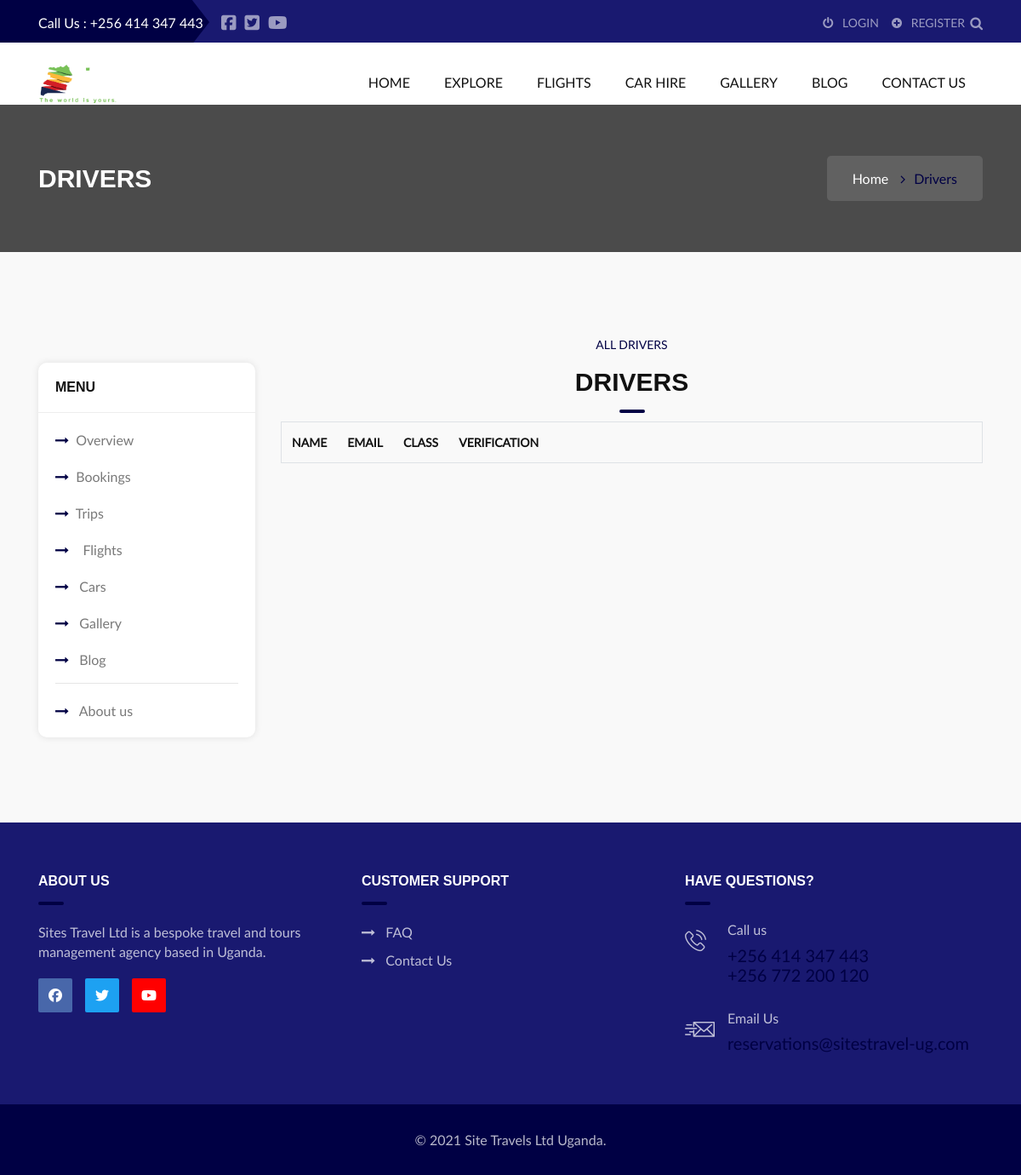
Page /drivers on the earlier database version.
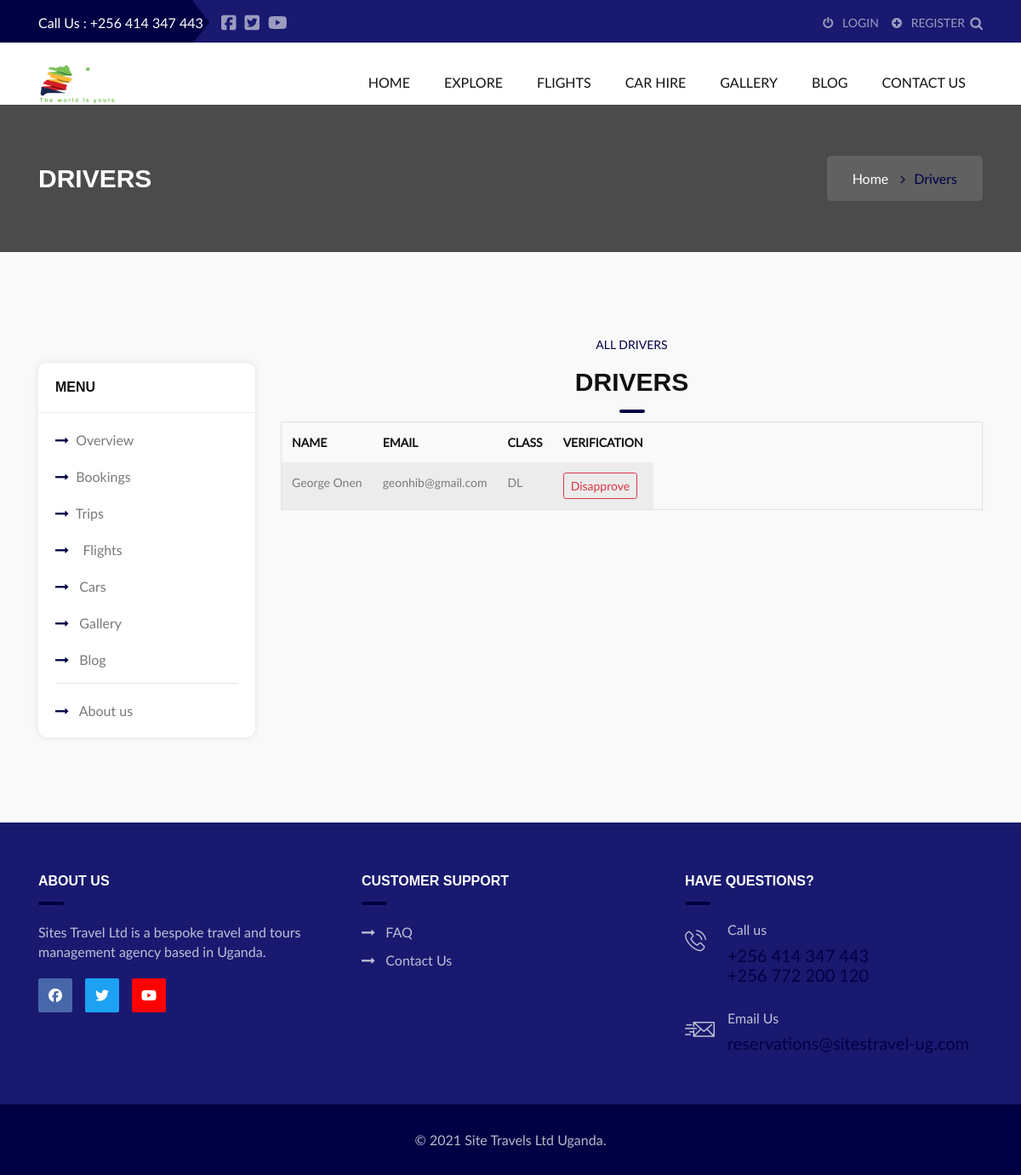
Same page on the later database version.
### myapp/models.py (models this page shows, shortened)
class Driver(models.Model):
    user = models.ForeignKey(User, models.CASCADE)
    full_name = models.CharField(max_length=50)
    permit_class = models.CharField(max_length=100, default="DL")
    permit = models.FileField(upload_to="permits")
    photo = models.ImageField(upload_to="cars")
    verified = models.BooleanField(default=False)

### accounts/models.py (models this page shows)
class CustomUser(AbstractUser):
    def __str__(self):
        return self.email

### myapp/views.py (the view)
# urls.py: path('drivers', views.drivers, name='drivers'),
def drivers(request):
    drivers = Driver.objects.all()
    context = {
        'drivers': drivers,
    }
    return render(request, "admin/drivers.html", context)

### templates/admin/drivers.html (shortened to what this page needs)
{% extends 'base.html' %}
{% load static %}
{% load crispy_forms_tags %}
{% block content %}
<div class="btc_tittle_main_wrapper">
	<div class="btc_tittle_img_overlay"></div>
	<div class="container">
		<div class="row">
			<div class="col-xl-6 col-lg-6 col-md-6 col-sm-12 col-12 full_width">
				<div class="btc_tittle_left_heading">
					<h1>Drivers</h1>
				</div>
			</div>
			<div class="col-xl-6 col-lg-6 col-md-6 col-sm-12 col-12 full_width">
				<div class="btc_tittle_right_heading">
					<div class="btc_tittle_right_cont_wrapper">
						<ul>
							<li>
								<a href="{% url 'index' %}">Home</a>
								<i class="fa fa-angle-right"></i>
							</li>
							<li>Drivers</li>
						</ul>
					</div>
				</div>
			</div>
		</div>
	</div>
</div>
<div class="x_blog_sidebar_main_wrapper float_left padding_tb_100">
	<div class="container">
		<div class="row">
			{% include 'includes/sidebar.html' %}
			<div class="col-xl-9 col-lg-8 col-md-12 col-sm-12 col-12">
				<div class="x_carbooking_right_section_wrapper float_left">
					<div class="row">
						<div class="col-12 col-md-8 offset-md-3">
						</div>
						<div class="x_services_title_main_wrapper float_left padding_tb_10">
							<div class="container">
								<div class="row">
									<div class="col-md-12">
										<div class="x_offer_car_heading_wrapper x_offer_car_tb_heading_wrapper float_left">
											<h4>All Drivers</h4>
											<h3>Drivers</h3>
										</div>
									</div>
									<div class="col-xl-12 col-lg-12 col-md-12 col-sm-12 col-12 full_width">
									<table id="myTable" class="table table-bordered table-hover table-striped table-responsive">
										<thead>
											<tr>
												<th >Name</th>
												<th >Email</th>
												<th >Class</th>
												<th>Verification</th>
											</tr>
										</thead>
										<tbody>
											{% for driver in drivers  %}
											<tr>
												<td>{{driver.full_name |title }}</td>
												<td>{{driver.user}}</td>
												<td>{{driver.permit_class}}</td>
												<td>
													{% if driver.verified == True %}
													<a href="#" class="btn btn-outline-danger btn-sm">Disapprove</a>
													{% else %}
													<a href="#" class="btn btn-outline-primary btn-sm">Approve</a>
													{% endif %}
												</td>
											</tr>
											{% endfor %}
										</tbody>
										</table>
									</div>
								</div>
							</div>
						</div>
					</div>
				</div>
			</div>
		</div>
	</div>
</div>
{% endblock %}

Differences in the rows shown:
added Driver: full_name "George Onen", user "geonhib@gmail.com", permit_class "DL", verified "Disapprove"
